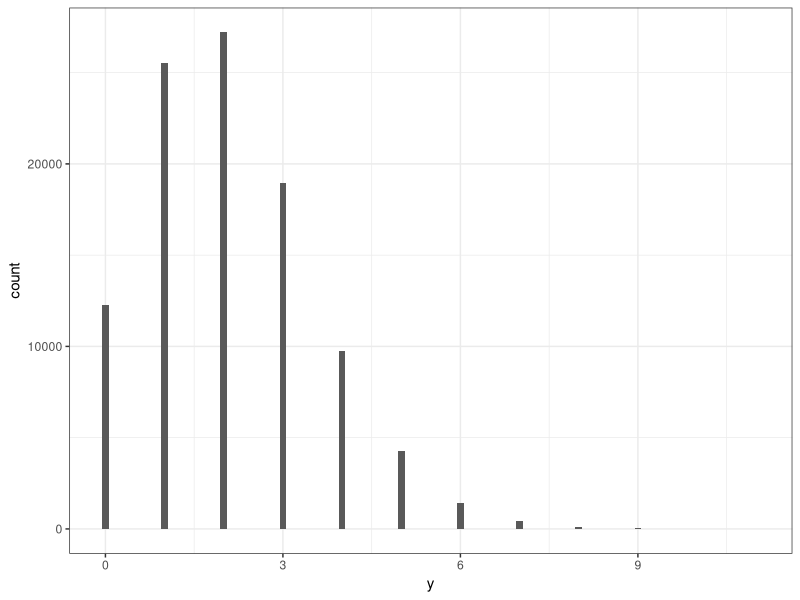

The R script that drew this image:
library(tidyverse)

n = 100000
lambda = 2.1

df <- tibble(y = rpois(n= n, lambda = lambda))

gg <- df %>% 
  ggplot(aes(x = y)) + 
  geom_histogram(bins = 100) + 
  theme_bw()

ggsave(filename = "figure_2.1_left.png", plot = gg)




